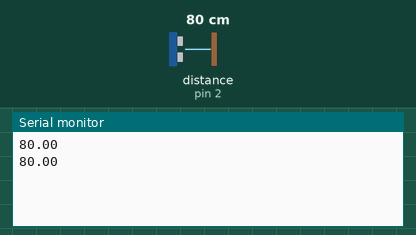
Recording of a sketch running on a simulated Arduino Uno, built with avr-gcc and run on an emulated ATmega328P. On the bench: the last lines printed to the serial monitor. Inputs (shaded band) come from the test bench; at power-on: distance to the obstacle (sensor on pin 2) 80 cm. The echo pulse lasts 58.3 µs per cm.

Above: at 1.8 s.
1.9 s: distance to the obstacle (sensor on pin 2) set to 2 cm
At 2.4 s:
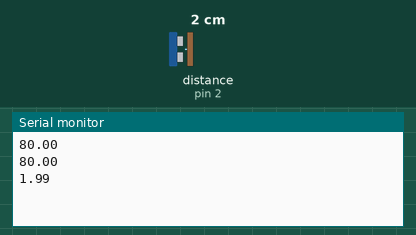
3.4 s: distance to the obstacle (sensor on pin 2) set to 4 cm
At 4.8 s:
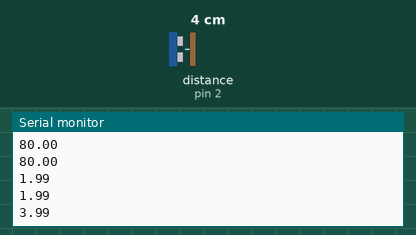
Timing chart, 0 to 6.4 s (numbered marks = the images above; inputs shaded):
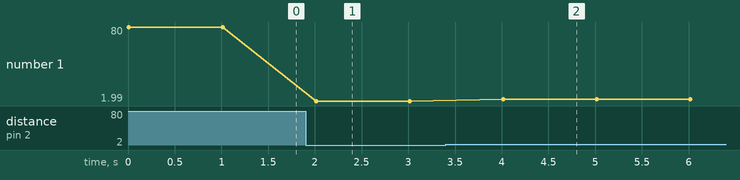

The sketch:

Ultrassonico_2.ino
```cpp
//Carrega a biblioteca do sensor ultrassonico
#include <Ultrasonic.h>
//#include <CurieTimerOne.h>

//Define os pinos para o trigger e echo
#define pino_trigger 3
#define pino_echo 2

//Inicializa o sensor nos pinos definidos acima
Ultrasonic ultrasonic(pino_trigger, pino_echo);

void setup()
{
  Serial.begin(9600);
}

void loop()
{
  //Le as informacoes do sensor
  float tempo = ultrasonic.timing();
  float distancia = ultrasonic.convert(tempo, Ultrasonic::CM);
  Serial.println(distancia);
  delay(1000);
}
```

Measured:
- after the input at 1.9 s, the serial monitor: prints a new line after 0.11 s (image 1)
- after the input at 3.4 s, the serial monitor: prints a new line after 0.62 s (image 2)
- plotted number 1: 80 → 1.99 after the input at 1.9 s, 1.99 → 3.99 after the input at 3.4 s
